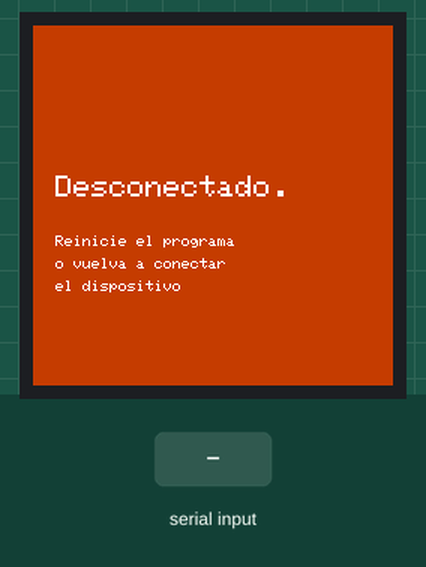
Simulated run of this sketch. Board: ESP32. On the bench: 240×240 colour display. The test bench sets the inputs (shaded band). Random numbers use the default seed unless the sketch sets one; what the sketch prints to the serial monitor is not drawn.

Above: at 1.4 s.
1.5 s: "START_IMG\n" received over Serial
At 2.5 s:
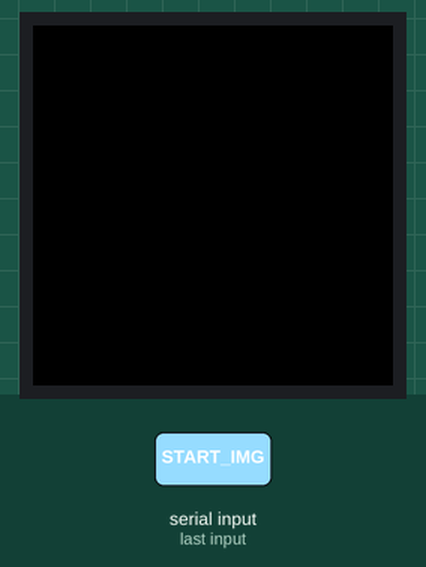
3.0 s: "PING\n" received over Serial
At 3.97 s:
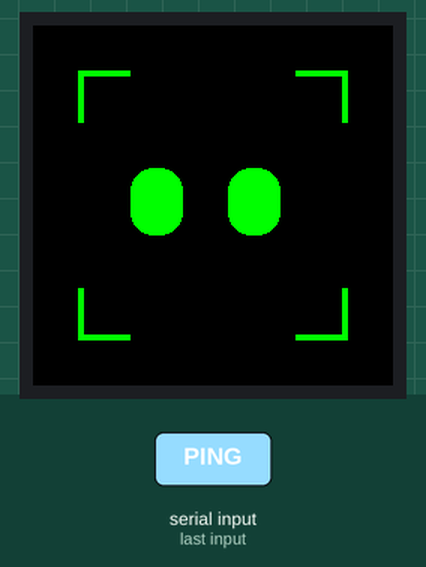
5.3 s: "START_VIDEO\n" received over Serial
At 6.9 s:
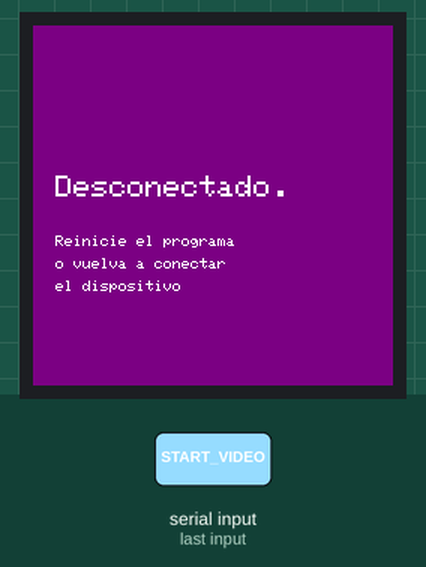
8.2 s: "SET_BUSCANDO\n" received over Serial
At 8.66 s:
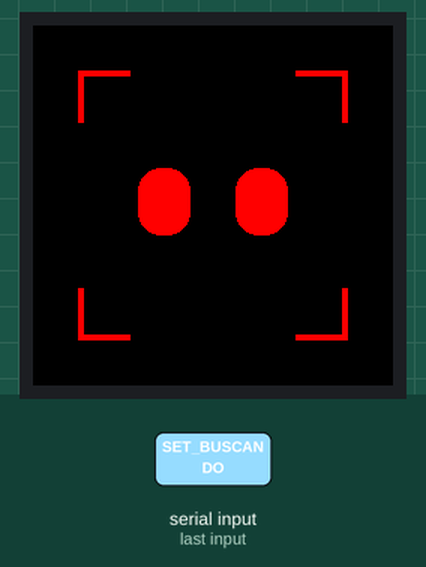
10.3 s: "SET_RECONOCIENDO\n" received over Serial
At 12.08 s:
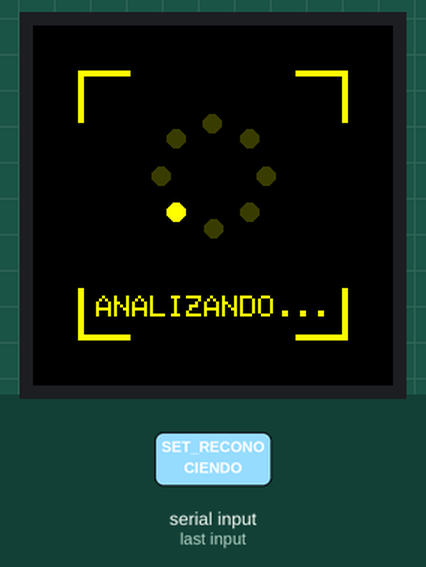
12.1 s: "SET_VERIFICADO\n" received over Serial
At 12.8 s:
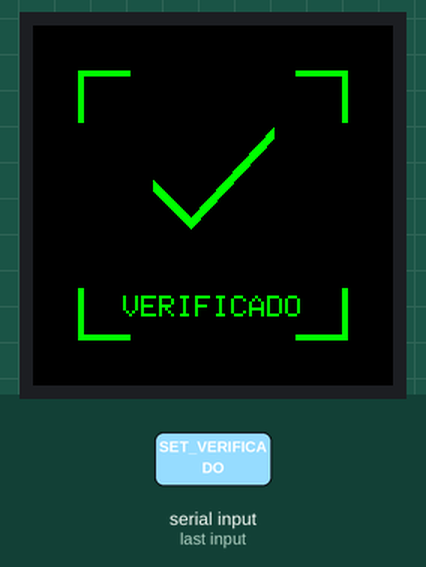
Timing chart, 0 to 14.6 s (numbered marks = the images above; inputs shaded):
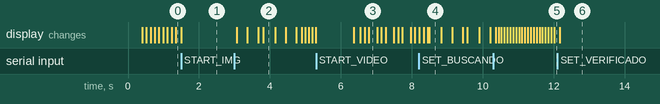

The sketch:

esp32.ino
```cpp
#include <Adafruit_GFX.h>
#include <Adafruit_ST7789.h>
#include <SPI.h>
#include "Animaciones.h"


#define TFT_CS   7
#define TFT_DC   1
#define TFT_RST  0
#define TFT_SDA  5
#define TFT_SCL  4

Adafruit_ST7789 tft = Adafruit_ST7789(TFT_CS, TFT_DC, TFT_RST);

unsigned long ultimoMensaje = 0;
const unsigned long TIEMPO_DESCONEXION = 3000;
bool bsodMostrado = false;

unsigned long ultimoIntentoBusqueda = 0;
const unsigned long INTERVALO_BUSQUEDA = 500;

// Buffer para 1 línea de 240 píxeles (cada píxel RGB565 usa 2 bytes = 480 bytes total)
uint16_t bufferLinea[240];

void recibirImagen() {
  apagarFaceID();

  // Limpiamos la pantalla a negro puro para que la imagen se dibuje sobre un lienzo limpio
  tft.fillScreen(ST77XX_BLACK);

  // Limpiamos cualquier basura en el puerto serial antes de empezar
  while(Serial.available()) Serial.read();

  // Avisamos a Python que estamos listos para recibir los datos
  Serial.println("READY");

  // Recepción ultra rápida por bloques (línea por línea)
  for(int y = 0; y < 240; y++) {
    // Leemos exactamente 480 bytes (240 píxeles * 2 bytes)
    size_t leidos = Serial.readBytes((uint8_t*)bufferLinea, 480);

    // Si no llegaron los 480 bytes en el tiempo esperado (timeout), abortamos y limpiamos
    if (leidos < 480) {
      while(Serial.available()) Serial.read();
      return;
    }

    // Dibujamos la línea en la pantalla inmediatamente
    tft.drawRGBBitmap(0, y, bufferLinea, 240, 1);

    // ¡CRÍTICO! Alimenta el Watchdog Timer del ESP32 para evitar que
    // se reinicie por "pensar" demasiado tiempo durante la recepción.
    yield();
  }

  ultimoMensaje = millis();
  bsodMostrado = false;
}

void recibirFrameVideo() {
  apagarFaceID();

  // OMITIMOS fillScreen(ST77XX_BLACK) para evitar el parpadeo durante el video.
  // El nuevo frame simplemente sobreescribe al anterior.

  // Limpiamos cualquier basura en el puerto serial antes de empezar
  while(Serial.available()) Serial.read();

  // Avisamos a Python que estamos listos para recibir el frame de video
  Serial.println("READY_VIDEO");

  // Recepción ultra rápida por bloques (línea por línea)
  for(int y = 0; y < 240; y++) {
    size_t leidos = Serial.readBytes((uint8_t*)bufferLinea, 480);

    if (leidos < 480) {
      while(Serial.available()) Serial.read();
      return;
    }

    tft.drawRGBBitmap(0, y, bufferLinea, 240, 1);
    yield();
  }

  ultimoMensaje = millis();
  bsodMostrado = false;
}

void setup() {
  Serial.setRxBufferSize(4096);
  Serial.begin(921600);

  // Establece un timeout de 1000ms. Si readBytes no recibe los datos a tiempo, se cancela.
  Serial.setTimeout(1000);

  SPI.begin(TFT_SCL, -1, TFT_SDA, TFT_CS);
  tft.init(240, 240);
  tft.setSPISpeed(40000000);
  tft.setRotation(3);

  mostrarBSOD(tft);
  bsodMostrado = true;
  ultimoIntentoBusqueda = millis();
}

void loop() {
  // Manejo de la Desconexión
  if (millis() - ultimoMensaje > TIEMPO_DESCONEXION) {
    if (!bsodMostrado) {
      mostrarBSOD(tft);
      bsodMostrado = true;
      ultimoIntentoBusqueda = millis();
    } else {
      if (millis() - ultimoIntentoBusqueda > INTERVALO_BUSQUEDA) {
        ultimoIntentoBusqueda = millis();
        Serial.println("ESP32_BEACON");
      }
    }
  }

  // Mantiene vivo el parpadeo y efectos de la pantalla
  animarFaceID(tft);

  // Escucha de comandos desde Python
  if (Serial.available() > 0) {
    String comando = Serial.readStringUntil('\n');
    comando.trim();

    if (comando == "PING") {
      ultimoMensaje = millis();
      if (bsodMostrado) {
        setEstadoBuscando(tft); // Inicia en modo búsqueda al conectar
        bsodMostrado = false;
      }
      Serial.println("PONG");
    }
    else if (comando == "START_IMG") { recibirImagen(); }
    else if (comando == "START_VIDEO") { recibirFrameVideo(); } // <--- NUEVO COMANDO AÑADIDO
    else if (comando == "SET_BUSCANDO") { ultimoMensaje = millis(); setEstadoBuscando(tft); }
    else if (comando == "SET_RECONOCIENDO") { ultimoMensaje = millis(); setEstadoReconociendo(tft); }
    else if (comando == "SET_VERIFICADO") { ultimoMensaje = millis(); setEstadoVerificado(tft); }
    else if (comando == "SET_NO_ENCONTRADO") { ultimoMensaje = millis(); setEstadoNoEncontrado(tft); }
    else if (comando == "SET_VENCIDO") { ultimoMensaje = millis(); setEstadoVencido(tft); }
  }
}
```

Animaciones.h
```cpp
#ifndef ANIMACIONES_H
#define ANIMACIONES_H

#include <Adafruit_GFX.h>
#include <Adafruit_ST7789.h>

// Definición de los estados visuales
enum EstadoUI {
  ESTADO_DESCONECTADO,
  ESTADO_BUSCANDO,
  ESTADO_RECONOCIENDO,
  ESTADO_VERIFICADO,
  ESTADO_NO_ENCONTRADO,
  ESTADO_VENCIDO,
  ESTADO_IMAGEN
};

EstadoUI estadoActual = ESTADO_DESCONECTADO;

// Variables generales y temporizadores
int puntosAnimacion = 0;
unsigned long proxBlink = 0;
bool ojosCerrados = false;
unsigned long tiempoCierre = 0;
int offsetX_ojos = 0;
unsigned long ultimoToggleTexto = 0;
bool textoVisible = true;

// Nuevas variables para animaciones fluidas
unsigned long ultimoSpinnerUpdate = 0;
int frameSpinner = 0;
unsigned long ultimoRainbowUpdate = 0;
byte indiceRainbow = 0;
uint16_t colorArcoirisActual = 0;

// Paleta de colores futuristas
const uint16_t COLOR_AMARILLO = 0xFFE0;
const uint16_t COLOR_VERDE    = 0x07E0;
const uint16_t COLOR_ROJO     = 0xF800;
const uint16_t COLOR_NARANJA  = 0xFD20;

// ================= FUNCIONES DE DIBUJO Y UTILIDAD =================

// Generador de colores para el arcoíris fluido (RGB565)
uint16_t colorWheel(Adafruit_ST7789 &tft, byte pos) {
  pos = 255 - pos;
  if (pos < 85) { return tft.color565(255 - pos * 3, 0, pos * 3); }
  if (pos < 170) { pos -= 85; return tft.color565(0, pos * 3, 255 - pos * 3); }
  pos -= 170; return tft.color565(pos * 3, 255 - pos * 3, 0);
}

// Función vaciada para evitar errores de compilación
void actualizarAnimacionBusqueda(Adafruit_ST7789 &tft) {
  // Eliminado intencionalmente
}

void mostrarBSOD(Adafruit_ST7789 &tft) {
  estadoActual = ESTADO_DESCONECTADO;
  uint16_t bgColor = colorWheel(tft, indiceRainbow);

  tft.fillRect(0, 0, 240, 100, bgColor);
  tft.fillRect(0, 178, 240, 62, bgColor);
  tft.fillRect(0, 100, 15, 78, bgColor);
  tft.fillRect(171, 100, 69, 78, bgColor);

  tft.fillRect(15, 116, 156, 24, bgColor);
  tft.fillRect(15, 148, 156, 7, bgColor);
  tft.fillRect(15, 163, 156, 7, bgColor);

  tft.setTextColor(0xFFFF, bgColor);
  tft.setTextSize(2);
  tft.setCursor(15, 100);
  tft.print("Desconectado.");

  tft.setTextSize(1);
  tft.setCursor(15, 140); tft.print("Reinicie el programa      ");
  tft.setCursor(15, 155); tft.print("o vuelva a conectar       ");
  tft.setCursor(15, 170); tft.print("el dispositivo            ");
}

// Marco "Viewfinder" tipo cámara futurista
void dibujarMarco(Adafruit_ST7789 &tft, uint16_t color) {
  int t = 4;  // Grosor de la línea más fino (profesional)
  int l = 35; // Longitud de la esquina adaptada
  // Arriba Izquierda
  tft.fillRect(30, 30, l, t, color); tft.fillRect(30, 30, t, l, color);
  // Arriba Derecha
  tft.fillRect(210-l, 30, l, t, color); tft.fillRect(210-t, 30, t, l, color);
  // Abajo Izquierda
  tft.fillRect(30, 210-t, l, t, color); tft.fillRect(30, 210-l, t, l, color);
  // Abajo Derecha
  tft.fillRect(210-l, 210-t, l, t, color); tft.fillRect(210-t, 210-l, t, l, color);
}

// Dibuja el texto centrado ADENTRO del recuadro
void dibujarTextoAbajo(Adafruit_ST7789 &tft, String texto, uint16_t color) {
  int16_t x1, y1; uint16_t w, h;
  tft.setTextSize(2); // Texto grande
  tft.getTextBounds(texto, 0, 0, &x1, &y1, &w, &h);
  tft.setTextColor(color);
  tft.setCursor(120 - w/2, 180);
  tft.print(texto);
}

// Limpia toda la pantalla y prepara el marco base para un nuevo estado estático
void limpiarYDibujarBase(Adafruit_ST7789 &tft, uint16_t color, String texto) {
  tft.fillScreen(0x0000);
  dibujarMarco(tft, color);
  dibujarTextoAbajo(tft, texto, color);
}

// Dibuja el símbolo de Check (✓) masivo para el acceso concedido
void dibujarCheck(Adafruit_ST7789 &tft, uint16_t color) {
  for(int i = 0; i < 8; i++) {
    tft.drawLine(80, 110-i, 105, 135-i, color); // Trazo corto
    tft.drawLine(105, 135-i, 160, 75-i, color); // Trazo largo
  }
}

// ================= CONFIGURACIÓN DE ESTADOS =================

void setEstadoBuscando(Adafruit_ST7789 &tft) {
  if(estadoActual == ESTADO_BUSCANDO) return;
  estadoActual = ESTADO_BUSCANDO;
  tft.fillScreen(0x0000);
  ojosCerrados = false;
  offsetX_ojos = 0;
  proxBlink = millis() + 500;
  ultimoRainbowUpdate = 0;
}

void setEstadoReconociendo(Adafruit_ST7789 &tft) {
  if(estadoActual == ESTADO_RECONOCIENDO) return;
  estadoActual = ESTADO_RECONOCIENDO;
  limpiarYDibujarBase(tft, COLOR_AMARILLO, "ANALIZANDO...");
  frameSpinner = 0;
  ultimoSpinnerUpdate = millis();
  ultimoToggleTexto = millis();
}

void setEstadoVerificado(Adafruit_ST7789 &tft) {
  if(estadoActual == ESTADO_VERIFICADO) return;
  estadoActual = ESTADO_VERIFICADO;
  limpiarYDibujarBase(tft, COLOR_VERDE, "VERIFICADO");
  dibujarCheck(tft, COLOR_VERDE);
}

void setEstadoNoEncontrado(Adafruit_ST7789 &tft) {
  if(estadoActual == ESTADO_NO_ENCONTRADO) return;
  estadoActual = ESTADO_NO_ENCONTRADO;
  limpiarYDibujarBase(tft, COLOR_ROJO, "DESCONOCIDO");

  tft.setTextSize(10);
  tft.setTextColor(COLOR_ROJO);
  tft.setCursor(90, 65);
  tft.print("?");
}

void setEstadoVencido(Adafruit_ST7789 &tft) {
  if(estadoActual == ESTADO_VENCIDO) return;
  estadoActual = ESTADO_VENCIDO;
  limpiarYDibujarBase(tft, COLOR_NARANJA, "VENCIDO");

  // Ojos robóticos rectos y serios (sin cara)
  tft.fillRoundRect(65, 110, 40, 10, 4, COLOR_NARANJA);
  tft.fillRoundRect(135, 110, 40, 10, 4, COLOR_NARANJA);
}

void apagarFaceID() {
  estadoActual = ESTADO_IMAGEN;
}


// ================= MOTOR DE ANIMACIONES =================

void animarFaceID(Adafruit_ST7789 &tft) {

  if (estadoActual == ESTADO_DESCONECTADO) {
    if (millis() - ultimoRainbowUpdate > 50) {
       indiceRainbow += 2;
       mostrarBSOD(tft);
       ultimoRainbowUpdate = millis();
    }
  }

  // --- 1. Animación BUSCANDO (Ojos robóticos elegantes con Arcoíris fluido) ---
  if (estadoActual == ESTADO_BUSCANDO) {

    // Lógica de Tiempos de Parpadeo
    if (!ojosCerrados && millis() > proxBlink) {
       ojosCerrados = true;
       tiempoCierre = millis();
       // Borra el área amplia donde estaban los ojos abiertos
       tft.fillRect(50, 90, 140, 55, 0x0000);
    }
    else if (ojosCerrados && millis() - tiempoCierre > 150) {
       ojosCerrados = false;
       offsetX_ojos = random(-12, 13); // Movimiento lateral de los ojos
       proxBlink = millis() + random(1500, 4000);
       // Borra el área de los ojos cerrados
       tft.fillRect(50, 90, 140, 55, 0x0000);
    }

    // Dibujado ultra-rápido del Arcoíris
    if (millis() - ultimoRainbowUpdate > 20) {
       indiceRainbow += 2;
       colorArcoirisActual = colorWheel(tft, indiceRainbow);

       dibujarMarco(tft, colorArcoirisActual);

       // Dibujar Ojos Profesionales estilo "Smart Assistant"
       if (ojosCerrados) {
         // Ojos cerrados (líneas suaves y finas)
         tft.fillRoundRect(70, 115, 35, 8, 4, colorArcoirisActual);
         tft.fillRoundRect(135, 115, 35, 8, 4, colorArcoirisActual);
       } else {
         // Ojos abiertos (cápsulas verticales redondeadas)
         tft.fillRoundRect(70 + offsetX_ojos, 95, 35, 45, 15, colorArcoirisActual);
         tft.fillRoundRect(135 + offsetX_ojos, 95, 35, 45, 15, colorArcoirisActual);
       }

       ultimoRainbowUpdate = millis();
    }
  }

  // --- 2. Animación RECONOCIENDO (Spinner de rueda) ---
  if (estadoActual == ESTADO_RECONOCIENDO) {
     if (millis() - ultimoSpinnerUpdate > 80) {
        int cx = 120, cy = 100, r = 35;
        for (int i = 0; i < 8; i++) {
            float angle = i * 3.14159 / 4.0;
            int x = cx + cos(angle) * r;
            int y = cy + sin(angle) * r;
            uint16_t colorPunto = (i == frameSpinner) ? COLOR_AMARILLO : tft.color565(60, 60, 0);
            tft.fillCircle(x, y, 6, colorPunto);
        }
        frameSpinner = (frameSpinner + 1) % 8;
        ultimoSpinnerUpdate = millis();
     }

     // Texto inferior parpadeando
     if (millis() - ultimoToggleTexto > 400) {
        String texto = "ANALIZANDO...";
        int16_t x1, y1; uint16_t w, h;
        tft.setTextSize(2);
        tft.getTextBounds(texto, 0, 0, &x1, &y1, &w, &h);

        if (textoVisible) {
          tft.fillRect(120 - w/2, 180, w, h, 0x0000);
          textoVisible = false;
        } else {
          dibujarTextoAbajo(tft, texto, COLOR_AMARILLO);
          textoVisible = true;
        }
        ultimoToggleTexto = millis();
     }
  }
}
#endif
```

Measured:
- after the input at 3.0 s, the display: first changes after 0.06 s (image 2 shows a later state)
